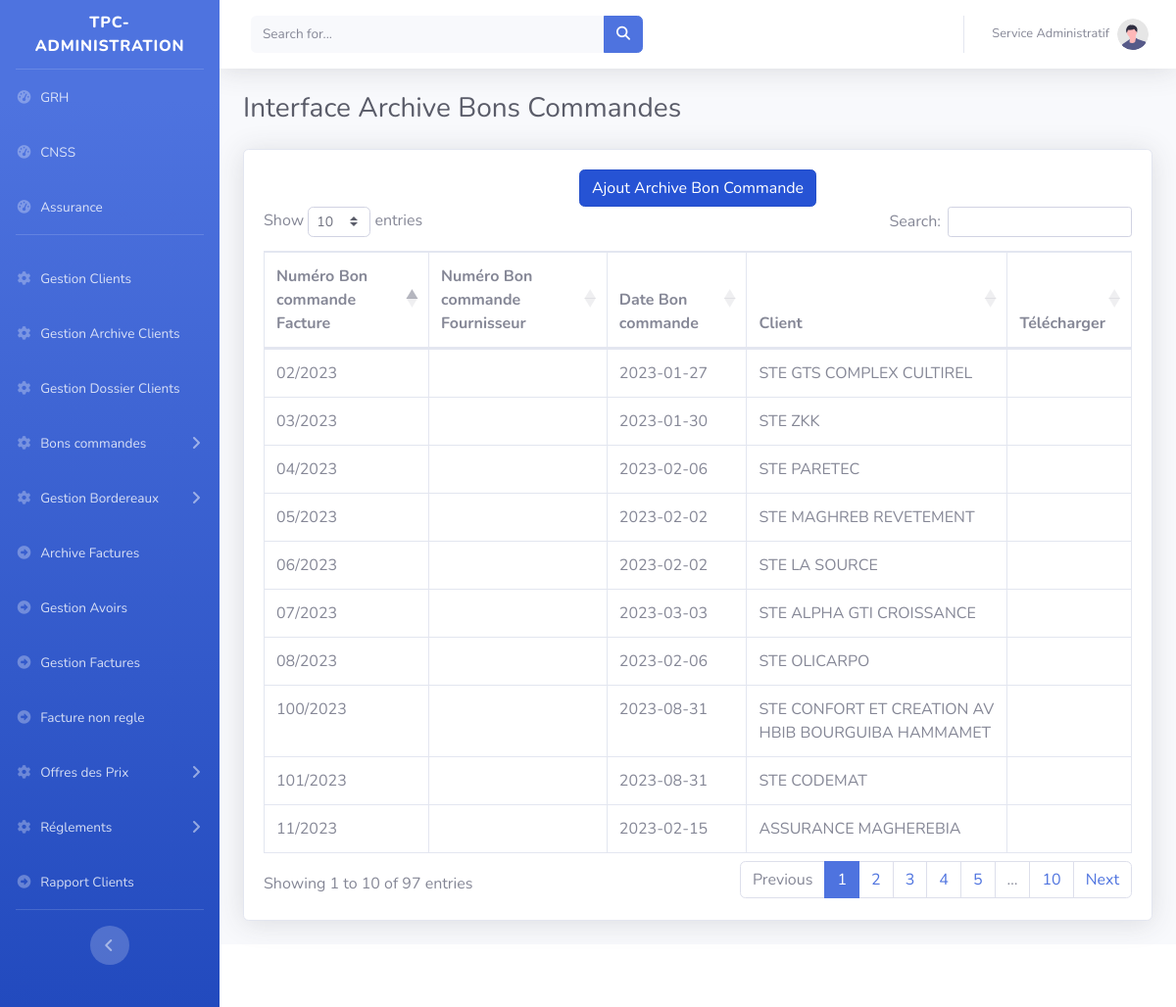
Screenshot of /main.php?Bons_commandes&Archive with the database file from the repository.
### tables this page shows
CREATE TABLE `archivebon_commande` (
  `id` int(11) NOT NULL AUTO_INCREMENT,
  `num_bon_commande` varchar(10) NOT NULL,
  `date_bon_commande` varchar(20) NOT NULL,
  `client` int(11) NOT NULL,
  `piecejointe` varchar(100) NOT NULL,
  `num_bon_commandeFournisseur` varchar(250) DEFAULT NULL,
  PRIMARY KEY (`id`),
  UNIQUE KEY `num_bon_commande` (`num_bon_commande`),
  KEY `client` (`client`),
  CONSTRAINT `archivebon_commande_ibfk_1` FOREIGN KEY (`client`) REFERENCES `clients` (`id`) ON DELETE CASCADE ON UPDATE CASCADE
);

CREATE TABLE `clients` (
  `id` int(11) NOT NULL AUTO_INCREMENT,
  `type_client` varchar(200) DEFAULT NULL,
  `convention` varchar(100) DEFAULT NULL,
  `pieceConvention` varchar(250) DEFAULT NULL,
  `nom_client` varchar(200) DEFAULT NULL,
  `code_client` varchar(11) DEFAULT NULL,
  `adresse` text DEFAULT NULL,
  `matriculeFiscale` varchar(100) DEFAULT NULL,
  `exonoration` varchar(100) DEFAULT NULL,
  `pieceExonoration` varchar(200) DEFAULT NULL,
  `tel` varchar(200) DEFAULT NULL,
  `email` varchar(200) DEFAULT NULL,
  `numexonoration` varchar(250) DEFAULT NULL,
  `ValiditeExonoration` varchar(250) DEFAULT NULL,
  PRIMARY KEY (`id`),
  KEY `matriculeFiscale` (`matriculeFiscale`),
  KEY `clent` (`nom_client`(191))
);

### class/connexion.db.php (called while the page is built)
<?php
function connexion(): PDO {
    $host = getenv('DB_HOST') ?: '127.0.0.1';
    $port = getenv('DB_PORT') ?: 3306;
    $db   = getenv('DB_NAME') ?: 'tpc';
    $user = getenv('DB_USER') ?: 'root';
    $pass = getenv('DB_PASSWORD') !== false ? getenv('DB_PASSWORD') : '';
    $dsn = "mysql:host=$host;port=$port;dbname=$db;charset=utf8mb4";
    $opts = [
        PDO::ATTR_ERRMODE            => PDO::ERRMODE_EXCEPTION,
        PDO::ATTR_DEFAULT_FETCH_MODE => PDO::FETCH_ASSOC,
        PDO::ATTR_EMULATE_PREPARES   => false,
    ];
    return new PDO($dsn, $user, $pass, $opts);
}

### class/BonsCommandes.class.php (called while the page is built, shortened)
<?php
include_once 'connexion.db.php';
class BonsCommandes{
	private $cnx;
	public function __construct(){$this->cnx=connexion();}
public function getAllARchive(){
		 $sql="SELECT * FROM archivebon_commande as ABC,clients as clt where ABC.client=clt.id ";
		$req=$this->cnx->query($sql);
		$resultat=$req->fetchAll();
		return $resultat;
	}
}
$bonCommande=new BonsCommandes();

### pages/BonsCommandes/Archive/AfficherArchive.php (the view, shortened to what this page needs)
<?php
include 'class/BonsCommandes.class.php';
$ArchiveBonsCommandes=$bonCommande->getAllARchive();
 ?>
                    <div class="card shadow mb-4">
                       <div style="width:100%;text-align:center" class="col-12">
                            <a href="?Bons_commandes&Archive&Add" class="btn btn-primary active " style="position:relative; top:20px;"  >Ajout  Archive Bon Commande</a>
							</div>
                        <div class="card-body">
                            <div class="table-responsive">
                                <table class="table table-bordered" id="dataTable" width="100%" cellspacing="0">
                                    <thead>
                                        <tr>
										    <th >Numéro Bon commande Facture</th>
											<th >Numéro Bon commande Fournisseur</th>
											<th >Date Bon commande</th>
											<th >Client</th>
                                            <th >Télécharger</th>
                                        </tr>
                                    </thead>
                                    <tbody>
									<?php if(!empty($ArchiveBonsCommandes)){
										foreach($ArchiveBonsCommandes as $key){?>
											 <tr>
												<td>
												<?=$key['num_bon_commande']?>
												</td>
												<td>
												</td>
												 <td><?=$key['date_bon_commande']?></td>
												<td><?=$key['nom_client']?></td>
												   <td>
												   </td>
											 </tr>
									<?php }}?>
									 </tbody>
                                </table>
                            </div>
                        </div>
                    </div>

### rows the page displays
archivebon_commande: num_bon_commande "02/2023", date_bon_commande "2023-01-27", client.nom_client "STE GTS COMPLEX CULTIREL"
archivebon_commande: num_bon_commande "03/2023", date_bon_commande "2023-01-30", client.nom_client "STE ZKK"
archivebon_commande: num_bon_commande "04/2023", date_bon_commande "2023-02-06", client.nom_client "STE PARETEC"
archivebon_commande: num_bon_commande "05/2023", date_bon_commande "2023-02-02", client.nom_client "STE MAGHREB REVETEMENT"
archivebon_commande: num_bon_commande "06/2023", date_bon_commande "2023-02-02", client.nom_client "STE LA SOURCE"
archivebon_commande: num_bon_commande "07/2023", date_bon_commande "2023-03-03", client.nom_client "STE ALPHA GTI CROISSANCE"
archivebon_commande: num_bon_commande "08/2023", date_bon_commande "2023-02-06", client.nom_client "STE OLICARPO"
archivebon_commande: num_bon_commande "11/2023", date_bon_commande "2023-02-15", client.nom_client "ASSURANCE MAGHEREBIA"
archivebon_commande: num_bon_commande "100/2023", date_bon_commande "2023-08-31", client.nom_client "STE CONFORT ET CREATION AV HBIB BOURGUIBA HAMMAMET"
archivebon_commande: num_bon_commande "101/2023", date_bon_commande "2023-08-31", client.nom_client "STE CODEMAT"
